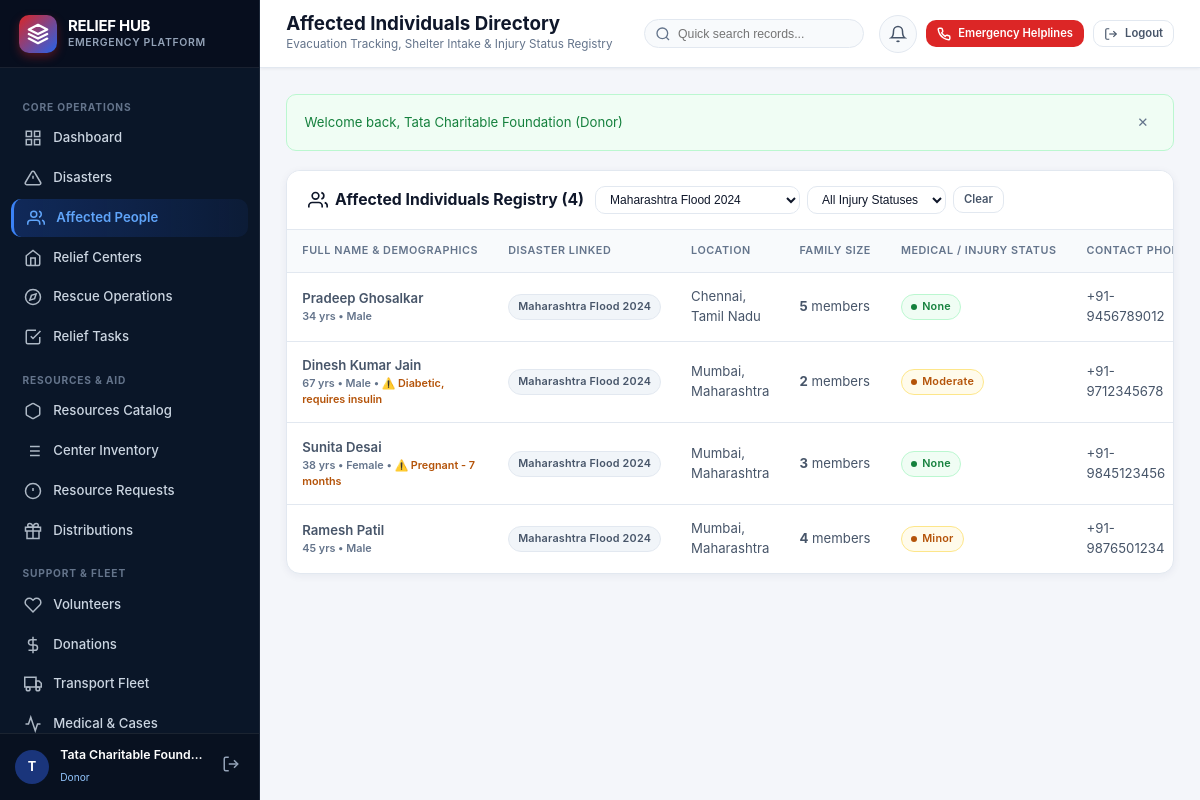
The app's page /affected_people.php?disaster_id=1 (signed in) with its own data.
### tables this page shows
CREATE TABLE IF NOT EXISTS affected_people (
    person_id INT PRIMARY KEY AUTO_INCREMENT,
    disaster_id INT NOT NULL,
    location_id INT,
    full_name VARCHAR(100) NOT NULL,
    age INT,
    gender ENUM('Male', 'Female', 'Other') NOT NULL,
    phone VARCHAR(20),
    family_size INT DEFAULT 1,
    injury_status ENUM('None', 'Minor', 'Moderate', 'Severe', 'Critical') DEFAULT 'None',
    special_needs TEXT,
    registered_at TIMESTAMP DEFAULT CURRENT_TIMESTAMP,
    FOREIGN KEY (disaster_id) REFERENCES disasters(disaster_id) ON DELETE CASCADE,
    FOREIGN KEY (location_id) REFERENCES locations(location_id) ON DELETE SET NULL,
    INDEX idx_affected_disaster (disaster_id)
);

CREATE TABLE IF NOT EXISTS disasters (
    disaster_id INT PRIMARY KEY AUTO_INCREMENT,
    disaster_type_id INT NOT NULL,
    disaster_name VARCHAR(200) NOT NULL,
    description TEXT,
    start_date DATE NOT NULL,
    end_date DATE,
    severity ENUM('Low', 'Moderate', 'High', 'Critical') NOT NULL DEFAULT 'Moderate',
    status ENUM('Reported', 'Active', 'Under Control', 'Resolved') NOT NULL DEFAULT 'Reported',
    reported_by INT,
    created_at TIMESTAMP DEFAULT CURRENT_TIMESTAMP,
    updated_at TIMESTAMP DEFAULT CURRENT_TIMESTAMP ON UPDATE CURRENT_TIMESTAMP,
    FOREIGN KEY (disaster_type_id) REFERENCES disaster_types(disaster_type_id) ON DELETE RESTRICT,
    FOREIGN KEY (reported_by) REFERENCES users(user_id) ON DELETE SET NULL,
    INDEX idx_disasters_status (status),
    INDEX idx_disasters_severity (severity)
);

CREATE TABLE IF NOT EXISTS locations (
    location_id INT PRIMARY KEY AUTO_INCREMENT,
    location_name VARCHAR(150) NOT NULL,
    address TEXT,
    city VARCHAR(100),
    state VARCHAR(100),
    pincode VARCHAR(20),
    latitude DECIMAL(10, 8),
    longitude DECIMAL(11, 8)
);

### config/db.php (called while the page is built, shortened)
<?php
function escape($str) {
    return htmlspecialchars($str ?? '', ENT_QUOTES, 'UTF-8');
}

### affected_people.php (the view, shortened to what this page needs)
<?php
require_once __DIR__ . '/config/db.php';
$pdo = getDB();
$disasters = $pdo->query("SELECT disaster_id, disaster_name FROM disasters ORDER BY disaster_name ASC")->fetchAll();
$disasterFilter = $_GET['disaster_id'] ?? '';
$injuryFilter = $_GET['injury_status'] ?? '';
$sql = "
    SELECT ap.*, d.disaster_name, l.city, l.state
    FROM affected_people ap
    LEFT JOIN disasters d ON ap.disaster_id = d.disaster_id
    LEFT JOIN locations l ON ap.location_id = l.location_id
    WHERE 1=1
";
$params = [];
if ($disasterFilter) {
    $sql .= " AND ap.disaster_id = ?";
    $params[] = $disasterFilter;
}
$sql .= " ORDER BY ap.person_id DESC";
$stmt = $pdo->prepare($sql);
$stmt->execute($params);
$people = $stmt->fetchAll();
require_once __DIR__ . '/includes/header.php';
require_once __DIR__ . '/includes/sidebar.php';
?>
<div class="main-wrapper">
  <?php require_once __DIR__ . '/includes/topbar.php'; ?>
  <div class="card">
    <div class="card-header">
      <div style="display: flex; align-items: center; gap: 0.75rem; flex-wrap: wrap;">
        <h3 class="card-title">
          <svg width="20" height="20" viewBox="0 0 24 24" fill="none" stroke="currentColor" stroke-width="2"><path d="M17 21v-2a4 4 0 0 0-4-4H5a4 4 0 0 0-4 4v2"/><circle cx="9" cy="7" r="4"/><path d="M23 21v-2a4 4 0 0 0-3-3.87"/><path d="M16 3.13a4 4 0 0 1 0 7.75"/></svg>
          <span>Affected Individuals Registry (<?= count($people) ?>)</span>
        </h3>
        <form method="GET" action="affected_people.php" style="display: flex; gap: 0.5rem; align-items: center; flex-wrap: wrap;">
          <select name="disaster_id" class="form-select" style="width: auto; padding: 0.35rem 0.65rem; font-size: 0.8rem;" onchange="this.form.submit()">
            <?php foreach ($disasters as $dis): ?>
              <option value="<?= $dis['disaster_id'] ?>" <?= $disasterFilter == $dis['disaster_id'] ? 'selected' : '' ?>><?= escape($dis['disaster_name']) ?></option>
            <?php endforeach; ?>
          </select>
          <select name="injury_status" class="form-select" style="width: auto; padding: 0.35rem 0.65rem; font-size: 0.8rem;" onchange="this.form.submit()">
            <option value="">All Injury Statuses</option>
          </select>
          <?php if ($disasterFilter || $injuryFilter): ?>
            <a href="affected_people.php" class="btn btn-sm btn-outline">Clear</a>
          <?php endif; ?>
        </form>
      </div>
    </div>
    <div class="table-responsive">
      <table class="data-table">
        <thead>
          <tr>
            <th>Full Name & Demographics</th>
            <th>Disaster Linked</th>
            <th>Location</th>
            <th>Family Size</th>
            <th>Medical / Injury Status</th>
            <th>Contact Phone</th>
          </tr>
        </thead>
        <tbody>
          <?php if (empty($people)): ?>
            <tr><td colspan="7" style="text-align: center; color: var(--text-muted); padding: 2.5rem;">No affected individuals recorded matching criteria.</td></tr>
          <?php else: ?>
            <?php foreach ($people as $p): ?>
              <?php
                $injClass = 'badge-neutral';
                if ($p['injury_status'] === 'Critical' || $p['injury_status'] === 'Severe') $injClass = 'badge-critical';
                elseif ($p['injury_status'] === 'Moderate' || $p['injury_status'] === 'Minor') $injClass = 'badge-warning';
                elseif ($p['injury_status'] === 'None') $injClass = 'badge-success';
              ?>
              <tr>
                <td class="table-cell-bold">
                  <div><?= escape($p['full_name']) ?></div>
                  <div style="font-size: 0.72rem; color: var(--text-muted);">
                    <?= $p['age'] ? "{$p['age']} yrs" : 'Age N/A' ?> &bull; <?= escape($p['gender']) ?>
                    <?php if (!empty($p['special_needs'])): ?>
                      &bull; <span style="color: var(--warning-700);">⚠️ <?= escape($p['special_needs']) ?></span>
                    <?php endif; ?>
                  </div>
                </td>
                <td>
                  <span class="badge badge-neutral"><?= escape($p['disaster_name']) ?></span>
                </td>
                <td>
                  <?= escape($p['city'] ? "{$p['city']}, {$p['state']}" : 'Field Location') ?>
                </td>
                <td>
                  <strong><?= (int)$p['family_size'] ?></strong> members
                </td>
                <td>
                  <span class="badge <?= $injClass ?>">
                    <span class="badge-dot"></span>
                    <?= escape($p['injury_status']) ?>
                  </span>
                </td>
                <td><?= escape($p['phone'] ?: 'No Phone') ?></td>
              </tr>
            <?php endforeach; ?>
          <?php endif; ?>
        </tbody>
      </table>
    </div>
  </div>
<?php require_once __DIR__ . '/includes/footer.php'; ?>

### records on screen
affected_people: full_name "Pradeep Ghosalkar", age "34", gender "Male", disaster.disaster_name "Maharashtra Flood 2024", location.state "Chennai, Tamil Nadu", family_size "5", injury_status "None", phone "+91-9456789012"
affected_people: full_name "Dinesh Kumar Jain", age "67", gender "Male", special_needs "Diabetic, requires insulin", disaster.disaster_name "Maharashtra Flood 2024", location.state "Mumbai, Maharashtra", family_size "2", injury_status "Moderate", phone "+91-9712345678"
affected_people: full_name "Sunita Desai", age "38", gender "Female", special_needs "Pregnant - 7 months", disaster.disaster_name "Maharashtra Flood 2024", location.state "Mumbai, Maharashtra", family_size "3", injury_status "None", phone "+91-9845123456"
affected_people: full_name "Ramesh Patil", age "45", gender "Male", disaster.disaster_name "Maharashtra Flood 2024", location.state "Mumbai, Maharashtra", family_size "4", injury_status "Minor", phone "+91-9876501234"

### other values on screen
substr($user['full_name'], 0, 1) "T"
$user['full_name'] "Tata Charitable Found…"
$user['role_name'] "Donor"
$pageTitle "Affected Individuals Directory"
$pageSubtitle "Evacuation Tracking, Shelter Intake & Injury Status Registry"
$msg "Welcome back, Tata Charitable Foundation (Donor)"
count($people) "4"
form field disaster_id "Maharashtra Flood 2024"
